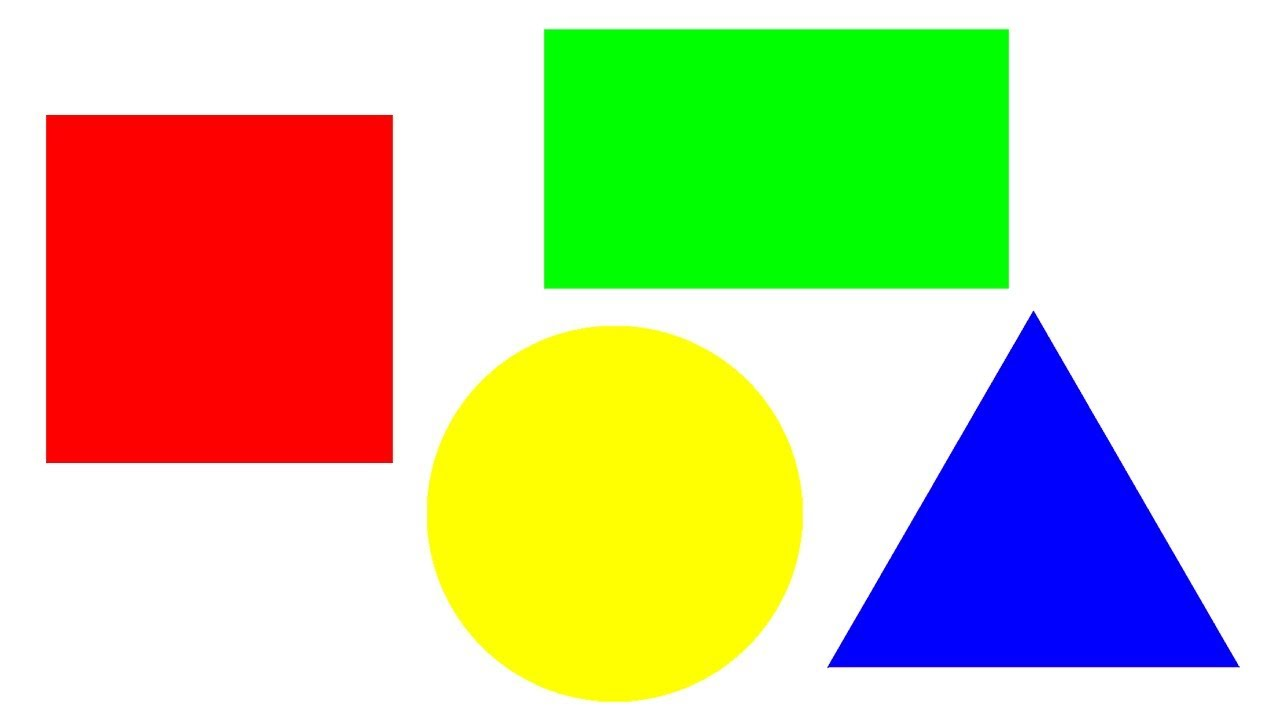
#> input picture ImageProcessing/0724/0724/image.jpg, 1280 x 720 px
$ python module9.py
#> lines starting #> are read from the running program, lines starting #| are printed output that depends on the picture; after the words box and inside, x2 and y2 are one past the last pixel; in counts of white or black regions, pixels touching at a corner belong together
import cv2
import numpy as np

img= cv2.imread('image.jpg')
#> img is the input picture: shape (720, 1280, 3); mean B, G, R 157.3, 201.1, 200.9
imgray = cv2.cvtColor(img, cv2.COLOR_BGR2GRAY)
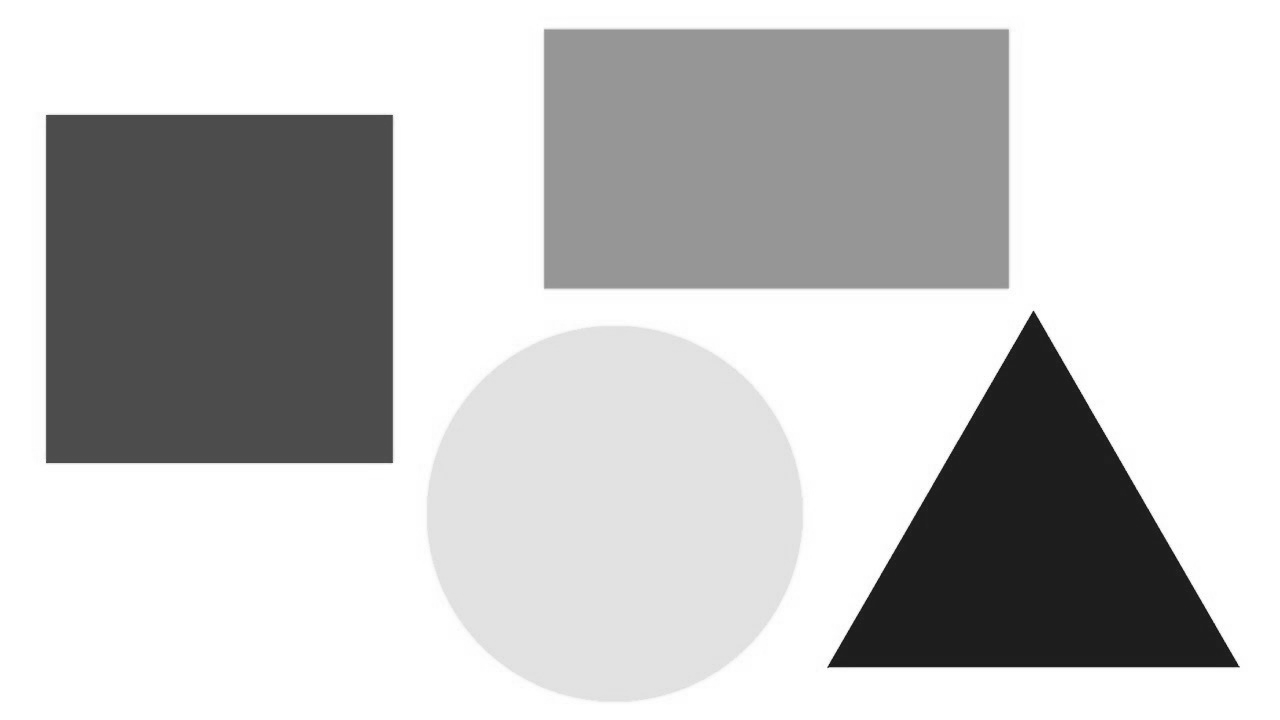
#> imgray: shape (720, 1280); min 20, max 255, mean 196.1

ret, thresh = cv2.threshold(imgray , 230, 255, 0)
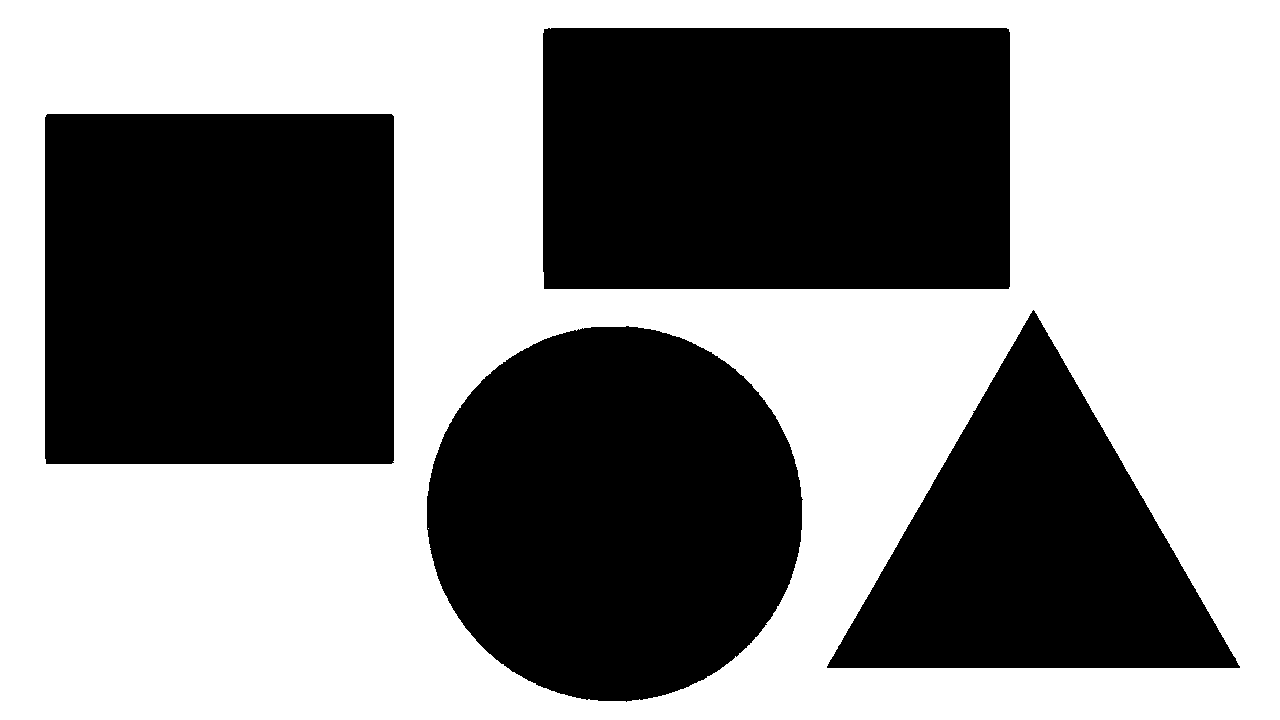
#> thresh: shape (720, 1280); 53.5% white; 4 black regions

contours, hierachy = cv2.findContours(thresh, cv2.RETR_TREE, cv2.CHAIN_APPROX_SIMPLE)
#> contours = 6 contours, 1 with area under 20; largest, box (x1, y1, x2, y2) and area: (0, 0, 1280, 720) 919601, (44, 113, 395, 465) 122830, (542, 27, 1011, 290) 122576, (426, 325, 804, 703) 111182, (826, 309, 1241, 669) 74908
image = cv2.drawContours(img, contours, -1, (0,255,0), 3)
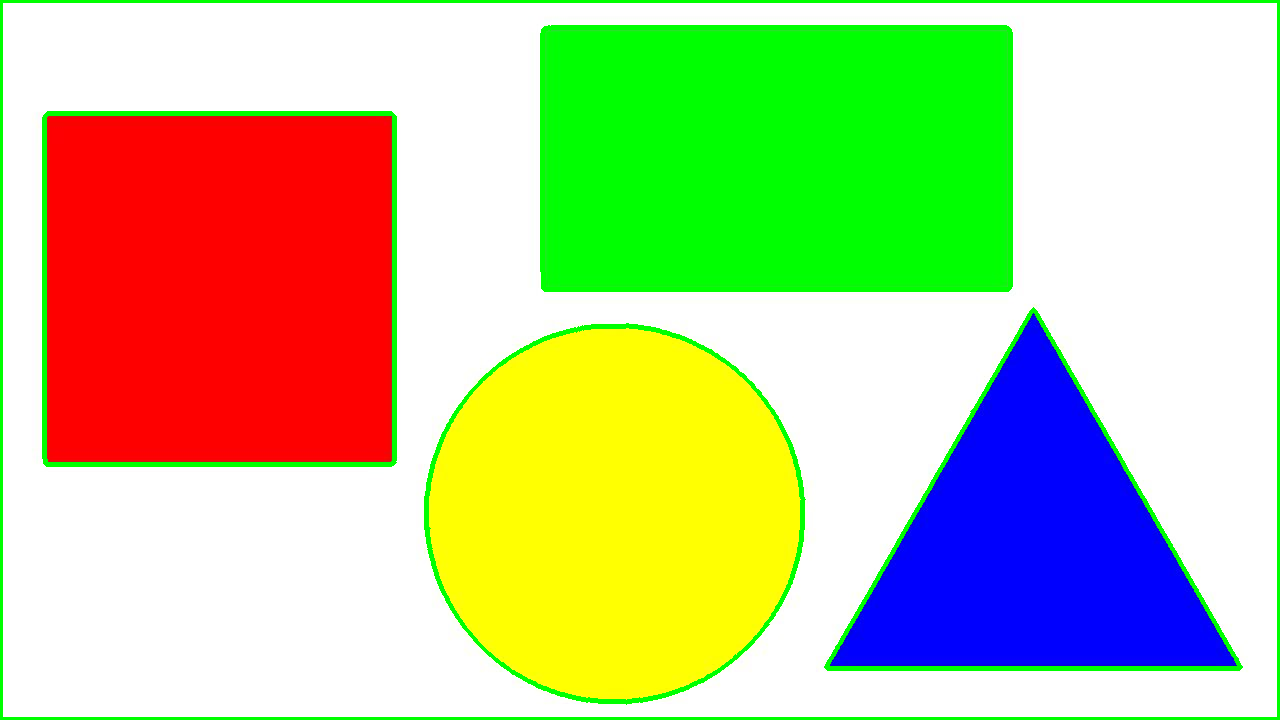
#> image: shape (720, 1280, 3); mean B, G, R 148.8, 202, 191.6

cv2.imshow("thresh", thresh)

cv2.imshow('image', image)
cv2.waitKey(0)
cv2.destroyAllWindows()
